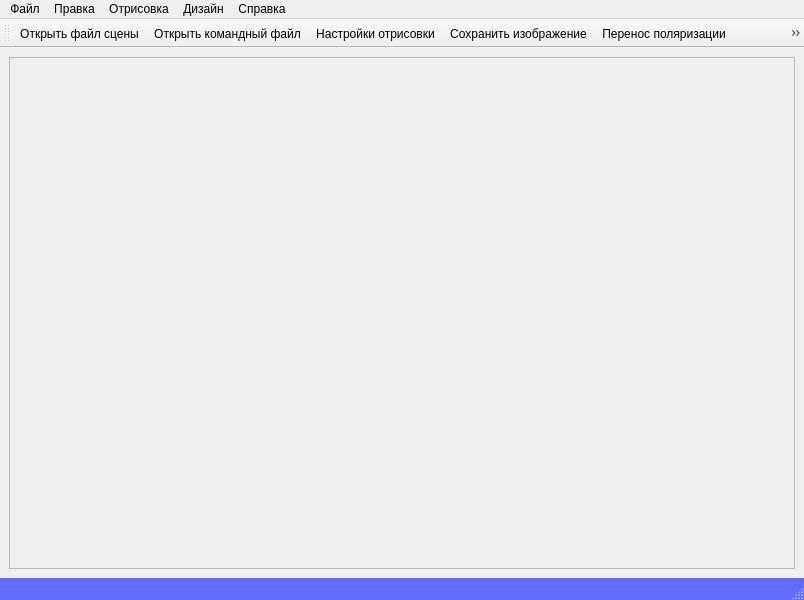
<?xml version="1.0" encoding="UTF-8"?>
<ui version="4.0">
 <class>MainWindow</class>
 <widget class="QMainWindow" name="MainWindow">
  <property name="geometry">
   <rect>
    <x>0</x>
    <y>0</y>
    <width>804</width>
    <height>600</height>
   </rect>
  </property>
  <property name="windowTitle">
   <string>MainWindow</string>
  </property>
  <widget class="QWidget" name="centralwidget">
   <property name="autoFillBackground">
    <bool>false</bool>
   </property>
   <layout class="QHBoxLayout" name="horizontalLayout">
    <item>
     <widget class="QScrollArea" name="scrollArea">
      <property name="enabled">
       <bool>true</bool>
      </property>
      <property name="sizePolicy">
       <sizepolicy hsizetype="Expanding" vsizetype="Expanding">
        <horstretch>0</horstretch>
        <verstretch>0</verstretch>
       </sizepolicy>
      </property>
      <property name="verticalScrollBarPolicy">
       <enum>Qt::ScrollBarAsNeeded</enum>
      </property>
      <property name="widgetResizable">
       <bool>true</bool>
      </property>
      <property name="alignment">
       <set>Qt::AlignLeading|Qt::AlignLeft|Qt::AlignTop</set>
      </property>
      <widget class="CanvasWidget" name="canvasWidget">
       <property name="enabled">
        <bool>true</bool>
       </property>
       <property name="geometry">
        <rect>
         <x>0</x>
         <y>0</y>
         <width>784</width>
         <height>513</height>
        </rect>
       </property>
      </widget>
     </widget>
    </item>
   </layout>
  </widget>
  <widget class="QMenuBar" name="menubar">
   <property name="geometry">
    <rect>
     <x>0</x>
     <y>0</y>
     <width>804</width>
     <height>21</height>
    </rect>
   </property>
   <widget class="QMenu" name="fileMenu">
    <property name="title">
     <string>Файл</string>
    </property>
    <addaction name="openSceneFileAction"/>
    <addaction name="openRenderFileAction"/>
    <addaction name="openCommandsFileAction"/>
    <addaction name="saveRenderSettingAction"/>
    <addaction name="saveImageAction"/>
    <addaction name="separator"/>
    <addaction name="quitAction"/>
   </widget>
   <widget class="QMenu" name="editMenu">
    <property name="title">
     <string>Правка</string>
    </property>
    <addaction name="renderSettingDiolagAction"/>
    <addaction name="showCoordSystemAction"/>
    <addaction name="initStateAction"/>
    <addaction name="chooseViewAction"/>
   </widget>
   <widget class="QMenu" name="helpMenu">
    <property name="title">
     <string>Справка</string>
    </property>
    <addaction name="openHelpInfoAction"/>
   </widget>
   <widget class="QMenu" name="menu">
    <property name="title">
     <string>Отрисовка</string>
    </property>
    <addaction name="renderAction"/>
    <addaction name="spectrumRenderAction"/>
    <addaction name="separator"/>
    <addaction name="polarizatiomRenderAction"/>
    <addaction name="dispersionRenderSurfaceAction"/>
   </widget>
   <widget class="QMenu" name="menu_2">
    <property name="title">
     <string>Дизайн</string>
    </property>
    <addaction name="polarizationTransferAction"/>
   </widget>
   <addaction name="fileMenu"/>
   <addaction name="editMenu"/>
   <addaction name="menu"/>
   <addaction name="menu_2"/>
   <addaction name="helpMenu"/>
  </widget>
  <widget class="QStatusBar" name="statusbar">
   <property name="palette">
    <palette>
     <active>
      <colorrole role="WindowText">
       <brush brushstyle="SolidPattern">
        <color alpha="255">
         <red>0</red>
         <green>0</green>
         <blue>0</blue>
        </color>
       </brush>
      </colorrole>
      <colorrole role="Button">
       <brush brushstyle="SolidPattern">
        <color alpha="255">
         <red>98</red>
         <green>108</green>
         <blue>255</blue>
        </color>
       </brush>
      </colorrole>
      <colorrole role="Light">
       <brush brushstyle="SolidPattern">
        <color alpha="255">
         <red>226</red>
         <green>228</green>
         <blue>255</blue>
        </color>
       </brush>
      </colorrole>
      <colorrole role="Midlight">
       <brush brushstyle="SolidPattern">
        <color alpha="255">
         <red>162</red>
         <green>168</green>
         <blue>255</blue>
        </color>
       </brush>
      </colorrole>
      <colorrole role="Dark">
       <brush brushstyle="SolidPattern">
        <color alpha="255">
         <red>49</red>
         <green>54</green>
         <blue>127</blue>
        </color>
       </brush>
      </colorrole>
      <colorrole role="Mid">
       <brush brushstyle="SolidPattern">
        <color alpha="255">
         <red>65</red>
         <green>72</green>
         <blue>170</blue>
        </color>
       </brush>
      </colorrole>
      <colorrole role="Text">
       <brush brushstyle="SolidPattern">
        <color alpha="255">
         <red>0</red>
         <green>0</green>
         <blue>0</blue>
        </color>
       </brush>
      </colorrole>
      <colorrole role="BrightText">
       <brush brushstyle="SolidPattern">
        <color alpha="255">
         <red>255</red>
         <green>255</green>
         <blue>255</blue>
        </color>
       </brush>
      </colorrole>
      <colorrole role="ButtonText">
       <brush brushstyle="SolidPattern">
        <color alpha="255">
         <red>0</red>
         <green>0</green>
         <blue>0</blue>
        </color>
       </brush>
      </colorrole>
      <colorrole role="Base">
       <brush brushstyle="SolidPattern">
        <color alpha="255">
         <red>255</red>
         <green>255</green>
         <blue>255</blue>
        </color>
       </brush>
      </colorrole>
      <colorrole role="Window">
       <brush brushstyle="SolidPattern">
        <color alpha="255">
         <red>98</red>
         <green>108</green>
         <blue>255</blue>
        </color>
       </brush>
      </colorrole>
      <colorrole role="Shadow">
       <brush brushstyle="SolidPattern">
        <color alpha="255">
         <red>0</red>
         <green>0</green>
         <blue>0</blue>
        </color>
       </brush>
      </colorrole>
      <colorrole role="AlternateBase">
       <brush brushstyle="SolidPattern">
        <color alpha="255">
         <red>176</red>
         <green>181</green>
         <blue>255</blue>
        </color>
       </brush>
      </colorrole>
      <colorrole role="ToolTipBase">
       <brush brushstyle="SolidPattern">
        <color alpha="255">
         <red>255</red>
         <green>255</green>
         <blue>220</blue>
        </color>
       </brush>
      </colorrole>
      <colorrole role="ToolTipText">
       <brush brushstyle="SolidPattern">
        <color alpha="255">
         <red>0</red>
         <green>0</green>
         <blue>0</blue>
        </color>
       </brush>
      </colorrole>
     </active>
     <inactive>
      <colorrole role="WindowText">
       <brush brushstyle="SolidPattern">
        <color alpha="255">
         <red>0</red>
         <green>0</green>
         <blue>0</blue>
        </color>
       </brush>
      </colorrole>
      <colorrole role="Button">
       <brush brushstyle="SolidPattern">
        <color alpha="255">
         <red>98</red>
         <green>108</green>
         <blue>255</blue>
        </color>
       </brush>
      </colorrole>
      <colorrole role="Light">
       <brush brushstyle="SolidPattern">
        <color alpha="255">
         <red>226</red>
         <green>228</green>
         <blue>255</blue>
        </color>
       </brush>
      </colorrole>
      <colorrole role="Midlight">
       <brush brushstyle="SolidPattern">
        <color alpha="255">
         <red>162</red>
         <green>168</green>
         <blue>255</blue>
        </color>
       </brush>
      </colorrole>
      <colorrole role="Dark">
       <brush brushstyle="SolidPattern">
        <color alpha="255">
         <red>49</red>
         <green>54</green>
         <blue>127</blue>
        </color>
       </brush>
      </colorrole>
      <colorrole role="Mid">
       <brush brushstyle="SolidPattern">
        <color alpha="255">
         <red>65</red>
         <green>72</green>
         <blue>170</blue>
        </color>
       </brush>
      </colorrole>
      <colorrole role="Text">
       <brush brushstyle="SolidPattern">
        <color alpha="255">
         <red>0</red>
         <green>0</green>
         <blue>0</blue>
        </color>
       </brush>
      </colorrole>
      <colorrole role="BrightText">
       <brush brushstyle="SolidPattern">
        <color alpha="255">
         <red>255</red>
         <green>255</green>
         <blue>255</blue>
        </color>
       </brush>
      </colorrole>
      <colorrole role="ButtonText">
       <brush brushstyle="SolidPattern">
        <color alpha="255">
         <red>0</red>
         <green>0</green>
         <blue>0</blue>
        </color>
       </brush>
      </colorrole>
      <colorrole role="Base">
       <brush brushstyle="SolidPattern">
        <color alpha="255">
         <red>255</red>
         <green>255</green>
         <blue>255</blue>
        </color>
       </brush>
      </colorrole>
      <colorrole role="Window">
       <brush brushstyle="SolidPattern">
        <color alpha="255">
         <red>98</red>
         <green>108</green>
         <blue>255</blue>
        </color>
       </brush>
      </colorrole>
      <colorrole role="Shadow">
       <brush brushstyle="SolidPattern">
        <color alpha="255">
         <red>0</red>
         <green>0</green>
         <blue>0</blue>
        </color>
       </brush>
      </colorrole>
      <colorrole role="AlternateBase">
       <brush brushstyle="SolidPattern">
        <color alpha="255">
         <red>176</red>
         <green>181</green>
         <blue>255</blue>
        </color>
       </brush>
      </colorrole>
      <colorrole role="ToolTipBase">
       <brush brushstyle="SolidPattern">
        <color alpha="255">
         <red>255</red>
         <green>255</green>
         <blue>220</blue>
        </color>
       </brush>
      </colorrole>
      <colorrole role="ToolTipText">
       <brush brushstyle="SolidPattern">
        <color alpha="255">
         <red>0</red>
         <green>0</green>
         <blue>0</blue>
        </color>
       </brush>
      </colorrole>
     </inactive>
     <disabled>
      <colorrole role="WindowText">
       <brush brushstyle="SolidPattern">
        <color alpha="255">
         <red>49</red>
         <green>54</green>
         <blue>127</blue>
        </color>
       </brush>
      </colorrole>
      <colorrole role="Button">
       <brush brushstyle="SolidPattern">
        <color alpha="255">
         <red>98</red>
         <green>108</green>
         <blue>255</blue>
        </color>
       </brush>
      </colorrole>
      <colorrole role="Light">
       <brush brushstyle="SolidPattern">
        <color alpha="255">
         <red>226</red>
         <green>228</green>
         <blue>255</blue>
        </color>
       </brush>
      </colorrole>
      <colorrole role="Midlight">
       <brush brushstyle="SolidPattern">
        <color alpha="255">
         <red>162</red>
         <green>168</green>
         <blue>255</blue>
        </color>
       </brush>
      </colorrole>
      <colorrole role="Dark">
       <brush brushstyle="SolidPattern">
        <color alpha="255">
         <red>49</red>
         <green>54</green>
         <blue>127</blue>
        </color>
       </brush>
      </colorrole>
      <colorrole role="Mid">
       <brush brushstyle="SolidPattern">
        <color alpha="255">
         <red>65</red>
         <green>72</green>
         <blue>170</blue>
        </color>
       </brush>
      </colorrole>
      <colorrole role="Text">
       <brush brushstyle="SolidPattern">
        <color alpha="255">
         <red>49</red>
         <green>54</green>
         <blue>127</blue>
        </color>
       </brush>
      </colorrole>
      <colorrole role="BrightText">
       <brush brushstyle="SolidPattern">
        <color alpha="255">
         <red>255</red>
         <green>255</green>
         <blue>255</blue>
        </color>
       </brush>
      </colorrole>
      <colorrole role="ButtonText">
       <brush brushstyle="SolidPattern">
        <color alpha="255">
         <red>49</red>
         <green>54</green>
         <blue>127</blue>
        </color>
       </brush>
      </colorrole>
      <colorrole role="Base">
       <brush brushstyle="SolidPattern">
        <color alpha="255">
         <red>98</red>
         <green>108</green>
         <blue>255</blue>
        </color>
       </brush>
      </colorrole>
      <colorrole role="Window">
       <brush brushstyle="SolidPattern">
        <color alpha="255">
         <red>98</red>
         <green>108</green>
         <blue>255</blue>
        </color>
       </brush>
      </colorrole>
      <colorrole role="Shadow">
       <brush brushstyle="SolidPattern">
        <color alpha="255">
         <red>0</red>
         <green>0</green>
         <blue>0</blue>
        </color>
       </brush>
      </colorrole>
      <colorrole role="AlternateBase">
       <brush brushstyle="SolidPattern">
        <color alpha="255">
         <red>98</red>
         <green>108</green>
         <blue>255</blue>
        </color>
       </brush>
      </colorrole>
      <colorrole role="ToolTipBase">
       <brush brushstyle="SolidPattern">
        <color alpha="255">
         <red>255</red>
         <green>255</green>
         <blue>220</blue>
        </color>
       </brush>
      </colorrole>
      <colorrole role="ToolTipText">
       <brush brushstyle="SolidPattern">
        <color alpha="255">
         <red>0</red>
         <green>0</green>
         <blue>0</blue>
        </color>
       </brush>
      </colorrole>
     </disabled>
    </palette>
   </property>
   <property name="autoFillBackground">
    <bool>true</bool>
   </property>
  </widget>
  <widget class="QToolBar" name="toolBar">
   <property name="enabled">
    <bool>true</bool>
   </property>
   <property name="windowTitle">
    <string>toolBar</string>
   </property>
   <attribute name="toolBarArea">
    <enum>TopToolBarArea</enum>
   </attribute>
   <attribute name="toolBarBreak">
    <bool>false</bool>
   </attribute>
   <addaction name="openSceneFileAction"/>
   <addaction name="openCommandsFileAction"/>
   <addaction name="renderSettingDiolagAction"/>
   <addaction name="saveImageAction"/>
   <addaction name="polarizationTransferAction"/>
   <addaction name="showCoordSystemAction"/>
   <addaction name="renderAction"/>
   <addaction name="spectrumRenderAction"/>
   <addaction name="polarizatiomRenderAction"/>
   <addaction name="dispersionRenderSurfaceAction"/>
   <addaction name="quitAction"/>
   <addaction name="separator"/>
  </widget>
  <action name="openRenderFileAction">
   <property name="text">
    <string>Открыть настройки отрисовки</string>
   </property>
   <property name="statusTip">
    <string>Открыть настройки отрисовки, хранящиеся на диске</string>
   </property>
  </action>
  <action name="saveRenderSettingAction">
   <property name="text">
    <string>Сохранить настройки отрисовки</string>
   </property>
   <property name="statusTip">
    <string>Сохранить насройки отрисовки на диск</string>
   </property>
  </action>
  <action name="saveImageAction">
   <property name="text">
    <string>Сохранить изображение</string>
   </property>
   <property name="statusTip">
    <string>сохранить на диск изображене из рабочей области</string>
   </property>
  </action>
  <action name="renderSettingDiolagAction">
   <property name="text">
    <string>Настройки отрисовки</string>
   </property>
   <property name="statusTip">
    <string>открыть диалог настроек отрисовки отрисовки(Rendering)</string>
   </property>
  </action>
  <action name="initStateAction">
   <property name="enabled">
    <bool>false</bool>
   </property>
   <property name="text">
    <string>Начальное положение</string>
   </property>
   <property name="statusTip">
    <string>Выставить сцену в начальное положение</string>
   </property>
  </action>
  <action name="renderAction">
   <property name="checkable">
    <bool>true</bool>
   </property>
   <property name="text">
    <string>RGB</string>
   </property>
   <property name="statusTip">
    <string>RGB рендеринг с традиционными источниками</string>
   </property>
  </action>
  <action name="chooseViewAction">
   <property name="enabled">
    <bool>false</bool>
   </property>
   <property name="text">
    <string>Режим выбора ракурса</string>
   </property>
   <property name="statusTip">
    <string>Выбор ракурса(вращение самой сцены)</string>
   </property>
  </action>
  <action name="openHelpInfoAction">
   <property name="text">
    <string>О программе</string>
   </property>
   <property name="statusTip">
    <string>Открыть информацию о программе</string>
   </property>
  </action>
  <action name="quitAction">
   <property name="text">
    <string>Выйти</string>
   </property>
   <property name="statusTip">
    <string>Выйти из программы</string>
   </property>
  </action>
  <action name="openSceneFileAction">
   <property name="text">
    <string>Открыть файл сцены</string>
   </property>
   <property name="statusTip">
    <string>Открыть файл сцены</string>
   </property>
   <property name="iconVisibleInMenu">
    <bool>true</bool>
   </property>
  </action>
  <action name="showCoordSystemAction">
   <property name="checkable">
    <bool>true</bool>
   </property>
   <property name="checked">
    <bool>true</bool>
   </property>
   <property name="text">
    <string>Показать систему координат</string>
   </property>
   <property name="statusTip">
    <string>Показать мировую систему координат</string>
   </property>
  </action>
  <action name="spectrumRenderAction">
   <property name="checkable">
    <bool>true</bool>
   </property>
   <property name="text">
    <string>Спектральный</string>
   </property>
   <property name="statusTip">
    <string>Спектральный рендеринг с традиционнымим источниками</string>
   </property>
  </action>
  <action name="polarizatiomRenderAction">
   <property name="checkable">
    <bool>true</bool>
   </property>
   <property name="text">
    <string>C поляризацией</string>
   </property>
   <property name="statusTip">
    <string>Рендеринг с поляризацией с плоским источником</string>
   </property>
  </action>
  <action name="dispersionRenderSurfaceAction">
   <property name="checkable">
    <bool>true</bool>
   </property>
   <property name="text">
    <string>Дисперсия</string>
   </property>
   <property name="statusTip">
    <string>Спектральный рендеринг с плоским источником(дисперсия)</string>
   </property>
  </action>
  <action name="openCommandsFileAction">
   <property name="text">
    <string>Открыть командный файл</string>
   </property>
   <property name="statusTip">
    <string>Командный режим</string>
   </property>
  </action>
  <action name="polarizationTransferAction">
   <property name="enabled">
    <bool>true</bool>
   </property>
   <property name="text">
    <string>Перенос поляризации</string>
   </property>
  </action>
 </widget>
 <customwidgets>
  <customwidget>
   <class>CanvasWidget</class>
   <extends>QWidget</extends>
   <header>CanvasWidget.h</header>
   <container>1</container>
  </customwidget>
 </customwidgets>
 <resources/>
 <connections/>
</ui>
